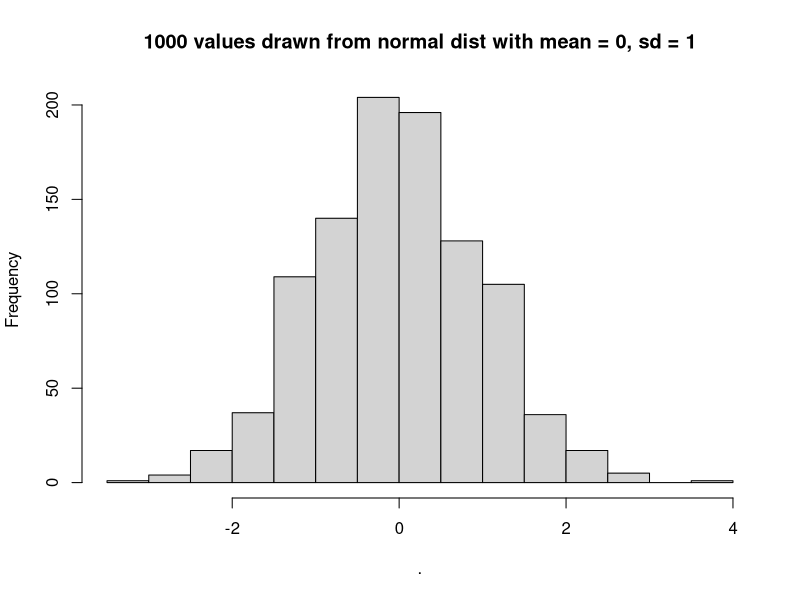
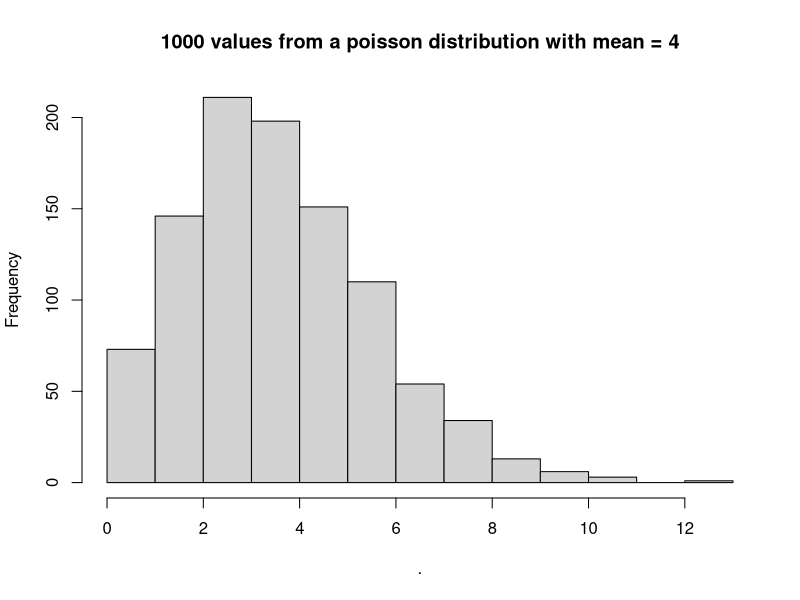
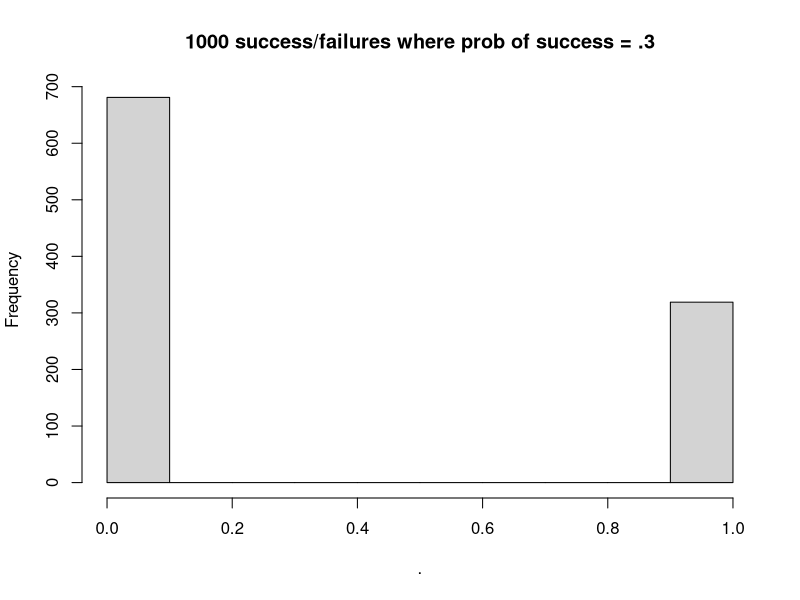
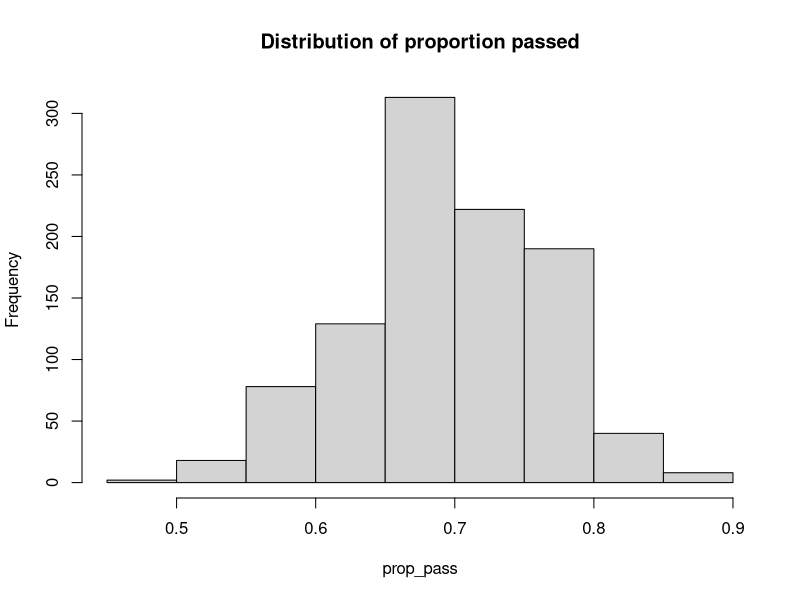

These charts were generated, in order, by the following R code:
## ---- chunk 1
# Load up some packages
library(dplyr)
library(ggplot2)

## ---- chunk 2
## Plot those data here! 

## ---- chunk 3
# Let's look at one in R 
rnorm(1000) %>% hist(main = "1000 values drawn from normal dist with mean = 0, sd = 1")

## ---- chunk 4
# Let's look at one in R 
rpois(1000, lambda = 4) %>% hist(main = "1000 values from a poisson distribution with mean = 4")
## ---- chunk 5
# Let's look at one in R. If our data only have two options, aka, "success"
# and "failure" the data will look like this.
rbinom(n = 1000, size = 1, prob = .3) %>% hist (main = "1000 success/failures where prob of success = .3")

## ---- chunk 6
n_pass <- rbinom(n = 1000, size = 50, prob = .7) # class size 50, passing rate 70%, 1000 courses
prop_pass <- n_pass/50
hist(prop_pass, main = "Distribution of proportion passed")  
## ---- chunk 7
# do your calculations here 

## ---- chunk 8
# E.g., You collected data from 35 leaves and their mean length was 6 and sd was .2
# rnorm(N = 35, mean = 6, sd = .2)

## ---- chunk 9
# do your calculations here 
## ---- chunk 10
# example: what's the probability of observing 7 snakes on a hike 
# when the typical hike has 5 snake sightings?
l = 5 # lambda
k = 7 # observed value

# This is the poisson density function. It says: 
# "the probability of observing k snakes given a lambda of 5" 
(l^k)*(exp(-l))/(factorial(k))


## ---- chunk 11
# example: what's the probability of observing 7 snakes on a hike 
# when the typical hike has 5 snake sightings?
dpois(7, lambda = 5)



